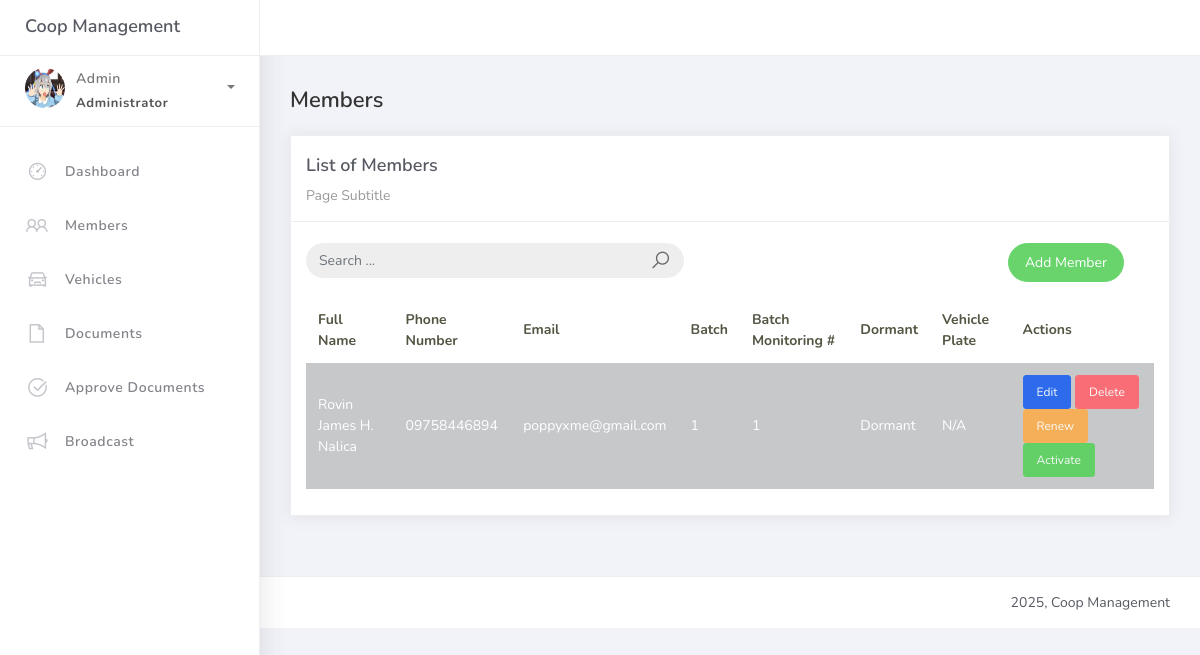
Screenshot of /members/ (signed in) with the database file from the repository.
### coop/models.py (models this page shows, shortened)
class Member(models.Model):
    full_name = models.CharField(max_length=255)
    phone_number = models.CharField(max_length=20, unique=True)
    email = models.EmailField(unique=True)
    batch = models.ForeignKey(Batch, on_delete=models.CASCADE, related_name="members")
    batch_monitoring_number = models.PositiveIntegerField()
    is_dormant = models.BooleanField(default=False)
    user_account = models.OneToOneField(User, on_delete=models.SET_NULL, null=True, blank=True, related_name="member_profile")

class Batch(models.Model):
    number = models.CharField(max_length=20, unique=True)
    created_by = models.ForeignKey(User, on_delete=models.SET_NULL, null=True, blank=True, limit_choices_to={'role': 'admin'})

### coop/views.py (the view, shortened to what this page needs)
# urls.py: path("members/", views.MemberListView.as_view(), name="member_list"),
@method_decorator(login_required, name='dispatch')
class MemberListView(ListView):
    model = Member
    template_name = "memberlist.html"
    context_object_name = "object_list"
    paginate_by = 10
    def get_queryset(self):
        queryset = super().get_queryset().select_related('batch').prefetch_related('vehicles')
        q = self.request.GET.get("q", "")
        return queryset
    def render_to_response(self, context, **response_kwargs):
        if self.request.headers.get('x-requested-with') == 'XMLHttpRequest':
            html = render_to_string("includes/member_table_rows.html", context)
            return JsonResponse({'html': html})
        return super().render_to_response(context, **response_kwargs)

### templates/memberlist.html (shortened to what this page needs)
{% extends 'base.html' %}
{% load static %}
{% block content %}
<div class="content">
    <div class="container-fluid">
        <h4 class="page-title">Members</h4>
        <div class="row">
            <div class="col-md-12">
                <div class="card">
                    <div class="card-header">
                        <div class="card-title">List of Members</div>
                        <div class="card-category">Page Subtitle</div>
                    </div>
                    <br />
                    <div class="col-md-12 row">
                        <div class="col-md-6">
                            <form class="navbar-left navbar-form nav-search mr-md-3" action="{% url 'member_list' %}">
                                <div class="input-group">
                                    <input type="text" id="member-search" placeholder="Search ..." class="form-control" name="q" autocomplete="off" />
                                    <div class="input-group-append">
                                        <span class="input-group-text">
                                            <i class="la la-search search-icon"></i>
                                        </span>
                                    </div>
                                </div>
                            </form>
                        </div>
                        <div class="col-md-6">
                            <div class="pull-right">
                                <a href="{% url 'member_add' %}" class="btn btn-success btn-rounded"> Add Member</a>
                            </div>
                        </div>
                    </div>
                    <div class="card-body">
                        <table class="table table-striped">
                            <thead>
                                <tr>
                                    <th>Full Name</th>
                                    <th>Phone Number</th>
                                    <th>Email</th>
                                    <th>Batch</th>
                                    <th>Batch Monitoring #</th>
                                    <th>Dormant</th>
                                    <th>Vehicle Plate</th>
                                    <th>Actions</th>
                                </tr>
                            </thead>
                            <tbody id="member-table-body">
                                {% for member in object_list %}
                                <tr {% if member.is_dormant %}class="table-dark"{% endif %}>
                                    <td>{{ member.full_name }}</td>
                                    <td>{{ member.phone_number }}</td>
                                    <td>{{ member.email }}</td>
                                    <td>{{ member.batch.number }}</td>
                                    <td>{{ member.batch_monitoring_number }}</td>
                                    <td>{% if member.is_dormant %}Dormant{% else %}Active{% endif %}</td>
                                    <td>
                                        {% if member.vehicles.first %}
                                            {{ member.vehicles.first.plate_number }}
                                        {% else %}
                                            N/A
                                        {% endif %}
                                    </td>
                                    <td>
                                        <a href="{% url 'member_edit' member.pk %}" class="btn btn-sm btn-primary">Edit</a>
                                        <a href="{% url 'member_confirm_delete' member.pk %}" class="btn btn-sm btn-danger">Delete</a>
                                        <a href="{% url 'member_renewal_update' member.pk %}" class="btn btn-warning btn-sm">Renew</a>
                                        {% if member.is_dormant %}
                                            <a href="{% url 'member_activate' member.pk %}" class="btn btn-success btn-sm">Activate</a>
                                        {% else %}
                                            <a href="{% url 'member_dormant_toggle' member.pk %}" class="btn btn-dark btn-sm">Dormant</a>
                                        {% endif %}
                                    </td>
                                </tr>
                                {% empty %}
                                <tr>
                                    <td colspan="8">No members found.</td>
                                </tr>
                                {% endfor %}
                            </tbody>
                        </table>
                    </div>
                </div>
            </div>
        </div>
    </div>
</div>
{% endblock %}

### rows the page displays
Member: full_name "Rovin James H. Nalica", phone_number "09758446894", email "poppyxme@gmail.com", batch.number "1", batch_monitoring_number "1", is_dormant "Dormant", shows "N/A"
